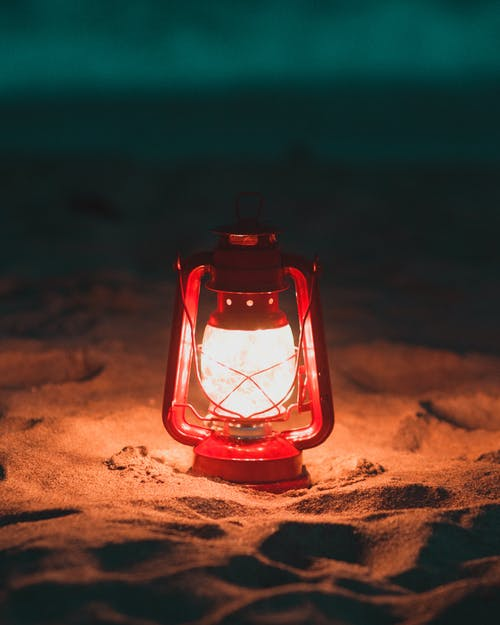
#> input picture pixie.jpeg, 500 x 625 px
$ python pic.py
#> lines starting #> are read from the running program, lines starting #| are printed output that depends on the picture
import cv2
import numpy as np
from  matplotlib import pyplot as plt

cv2.namedWindow('image',cv2.WINDOW_NORMAL)
img = cv2.imread('pixie.jpeg',0)
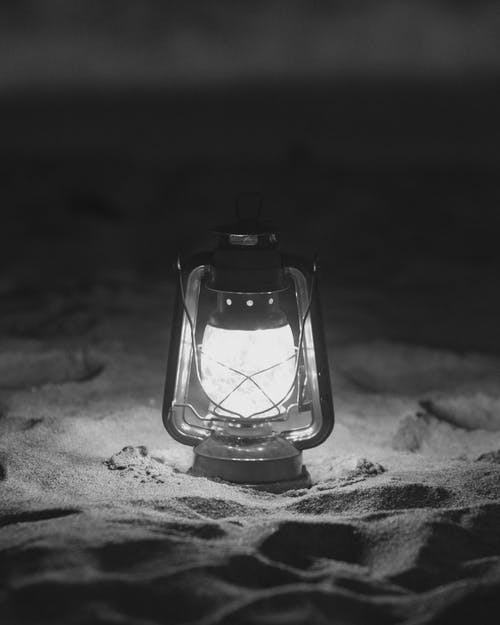
#> img: shape (625, 500); min 13, max 255, mean 62.1
cv2.imshow('image',img)
# [6 lines of commented-out code are left out]

plt.imshow(img,cmap = 'gray',interpolation='bicubic')
plt.xticks([]),plt.yticks([])
plt.show()
